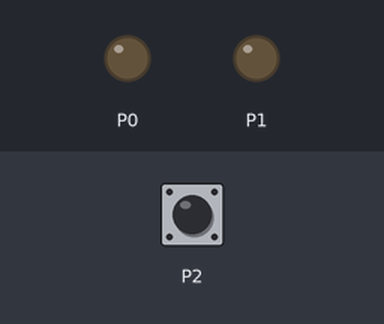
This program was run on a simulated BBC micro:bit (MakeCode). Shown: output pins drawn as LEDs (lit = HIGH). Dashed ring = blinking. The test bench sets the inputs (shaded band); at power-on: P2 HIGH.

Above: at 1.2 s.
1.3 s: P2 pulled LOW for 1 s
At 3.1 s:
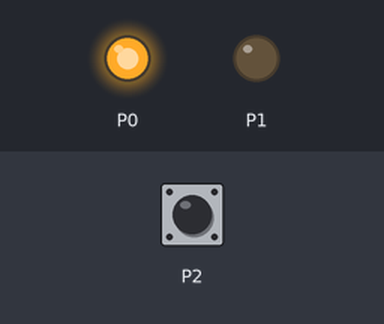
4.3 s: P2 pulled LOW for 3.2 s
At 4.57 s:
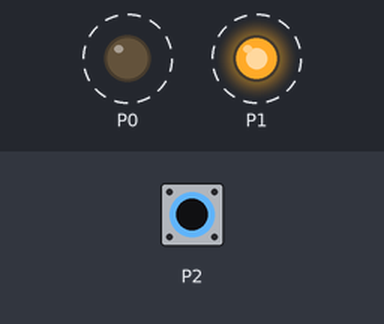
Timing chart, 0 to 9.0 s (numbered marks = the images above; inputs shaded):
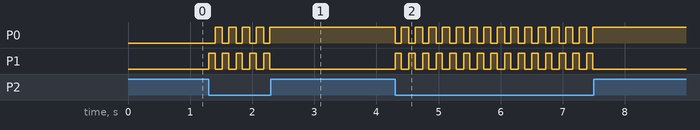

The program:

main.ts
```typescript
pins.setPull(DigitalPin.P2, PinPullMode.PullUp)
basic.forever(function () {
    if (pins.digitalReadPin(DigitalPin.P2) == 0) {
        pins.digitalWritePin(DigitalPin.P0, 0)
        pins.digitalWritePin(DigitalPin.P1, 1)
        basic.pause(100)
        pins.digitalWritePin(DigitalPin.P0, 1)
        pins.digitalWritePin(DigitalPin.P1, 0)
        basic.pause(100)
    }
})
```

test.ts
```typescript
// les tests vont ici; ceci n'est pas compilé lorsque cet ensemble est utilisé en tant qu'extension.
```

Measured:
- after the input at 1.3 s, P0: alternates HIGH for 0.12 s and LOW for 0.10 s, 9 changes in all, then stays HIGH, starting after 0.10 s; P1: alternates HIGH for 0.10 s and LOW for 0.12 s, 10 changes in all, then stays LOW, starting at once
- after the input at 4.3 s, P0: alternates HIGH for 0.12 s and LOW for 0.10 s, 30 changes in all, then stays HIGH, starting at once; P1: alternates HIGH for 0.10 s and LOW for 0.12 s, 30 changes in all, then stays LOW, starting at once
